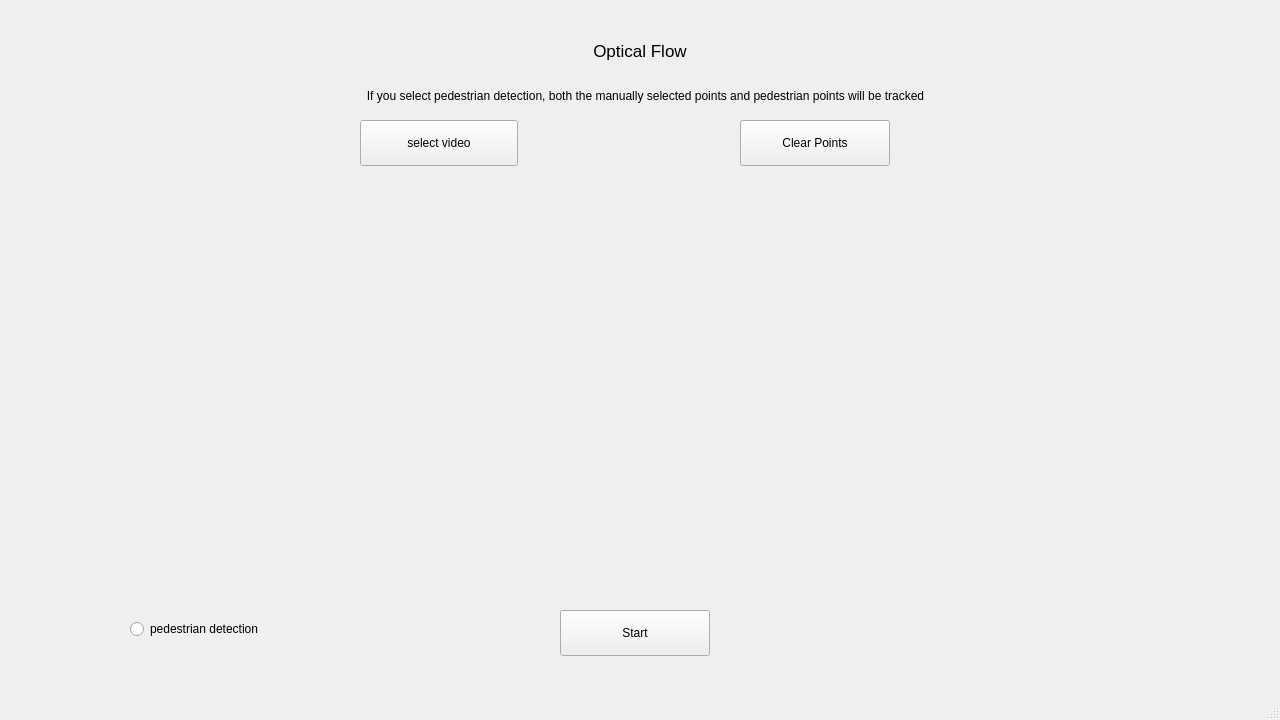
<?xml version="1.0" encoding="UTF-8"?>
<ui version="4.0">
 <class>MainWindow</class>
 <widget class="QMainWindow" name="MainWindow">
  <property name="geometry">
   <rect>
    <x>0</x>
    <y>0</y>
    <width>1280</width>
    <height>720</height>
   </rect>
  </property>
  <property name="windowTitle">
   <string>MainWindow</string>
  </property>
  <widget class="QWidget" name="centralwidget">
   <widget class="QLabel" name="label">
    <property name="geometry">
     <rect>
      <x>540</x>
      <y>15</y>
      <width>200</width>
      <height>71</height>
     </rect>
    </property>
    <property name="font">
     <font>
      <family>Arial</family>
      <pointsize>13</pointsize>
     </font>
    </property>
    <property name="text">
     <string>Optical Flow</string>
    </property>
    <property name="alignment">
     <set>Qt::AlignCenter</set>
    </property>
   </widget>
   <widget class="QLabel" name="label_2">
    <property name="geometry">
     <rect>
      <x>60</x>
      <y>80</y>
      <width>1171</width>
      <height>31</height>
     </rect>
    </property>
    <property name="font">
     <font>
      <family>Arial</family>
     </font>
    </property>
    <property name="text">
     <string>If you select pedestrian detection, both the manually selected points and pedestrian points will be tracked</string>
    </property>
    <property name="alignment">
     <set>Qt::AlignCenter</set>
    </property>
   </widget>
   <widget class="QPushButton" name="pushButton_3">
    <property name="geometry">
     <rect>
      <x>560</x>
      <y>610</y>
      <width>150</width>
      <height>46</height>
     </rect>
    </property>
    <property name="text">
     <string>Start</string>
    </property>
   </widget>
   <widget class="QPushButton" name="pushButton">
    <property name="geometry">
     <rect>
      <x>360</x>
      <y>120</y>
      <width>158</width>
      <height>46</height>
     </rect>
    </property>
    <property name="text">
     <string>select video</string>
    </property>
   </widget>
   <widget class="QPushButton" name="pushButton_2">
    <property name="geometry">
     <rect>
      <x>740</x>
      <y>120</y>
      <width>150</width>
      <height>46</height>
     </rect>
    </property>
    <property name="text">
     <string>Clear Points</string>
    </property>
   </widget>
   <widget class="QLabel" name="label_3">
    <property name="geometry">
     <rect>
      <x>320</x>
      <y>200</y>
      <width>640</width>
      <height>360</height>
     </rect>
    </property>
    <property name="text">
     <string/>
    </property>
   </widget>
   <widget class="QRadioButton" name="radioButton">
    <property name="geometry">
     <rect>
      <x>130</x>
      <y>615</y>
      <width>291</width>
      <height>28</height>
     </rect>
    </property>
    <property name="text">
     <string>pedestrian detection</string>
    </property>
   </widget>
  </widget>
  <widget class="QStatusBar" name="statusbar"/>
 </widget>
 <resources/>
 <connections/>
</ui>
